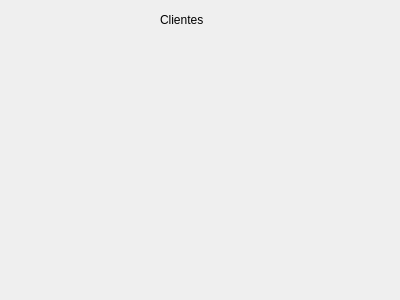
<?xml version="1.0" encoding="UTF-8"?>
<ui version="4.0">
 <class>Form</class>
 <widget class="QWidget" name="Form">
  <property name="geometry">
   <rect>
    <x>0</x>
    <y>0</y>
    <width>400</width>
    <height>300</height>
   </rect>
  </property>
  <property name="windowTitle">
   <string>Form</string>
  </property>
  <widget class="QLabel" name="label">
   <property name="geometry">
    <rect>
     <x>160</x>
     <y>10</y>
     <width>66</width>
     <height>19</height>
    </rect>
   </property>
   <property name="text">
    <string>Clientes</string>
   </property>
  </widget>
 </widget>
 <resources/>
 <connections/>
</ui>
